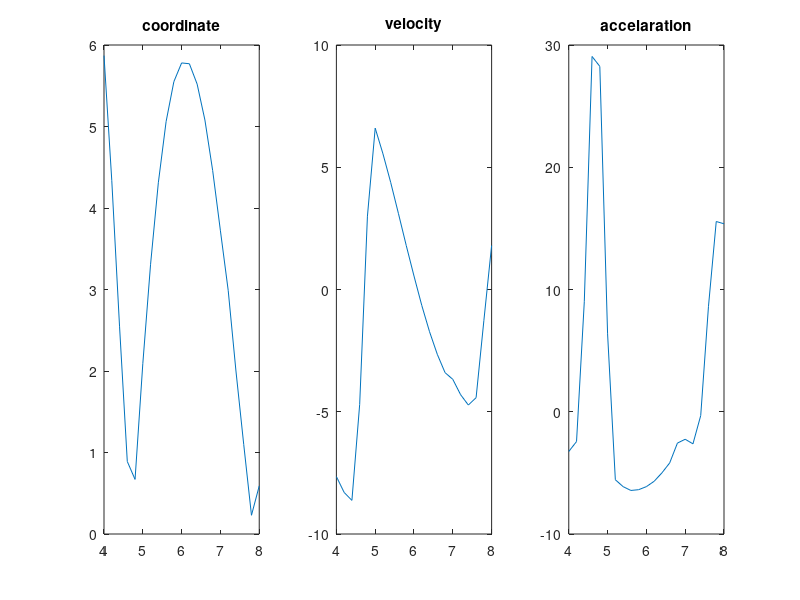

Recreate this plot in MATLAB.
t=4:0.2:8;
h =0.2;
x =[
5.87
4.34
2.55
0.89
0.67
2.09
3.31
4.31
5.06
5.55
5.78
5.77
5.52
5.08
4.46
3.72
2.99
2.00
1.10
0.23
0.59];


x5 = find(t==5);
x6 = find(t==6);
d1 = ( x(x5 + 1) - x(x5))/h;
d2 = ( x(x6 + 1) - x(x6))/h;
display(d1);
display(d2);
n = length(t);
v = ones(1, n);
v(1, 1 ) = (x(2) - x(1))/h; %pirveli wevri kidrua
v(1, n) = (x(n) - x(n-1))/h;  %bolo wevri
v(1, (2:n-1)) = (x(3:n) - x(1:n-2))/(2*h);

a = ones(1, n);
a(1, 1 ) = (v(2) - v(1))/h; %pirveli wevri kidrua
a(1, n) = (v(n) - v(n-1))/h;  %bolo wevri
a(1, (2:n-1)) = (v(3:n) - v(1:n-2))/(2*h);


subplot(1, 3, 1);
plot(t, x);
title("coordinate");
subplot(1, 3, 2);
plot(t, v);
title("velocity");
subplot(1, 3, 3);
plot(t, a);
title("accelaration");


